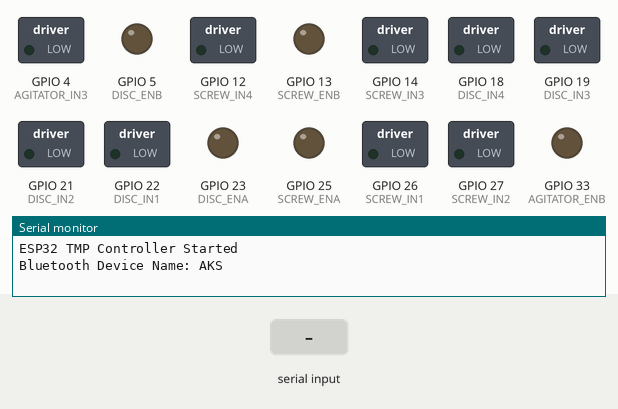
The sketch below on a simulated ESP32. Shown: switched loads named in the sketch (green lamp = pin HIGH), output pins drawn as LEDs (lit = HIGH), the last lines printed to the serial monitor. Inputs (shaded band) come from the test bench. Nothing arrives over Bluetooth unless stated.

Above: at 1.2 s.
1.3 s: "START\n" received over the second serial link
At 1.8 s:
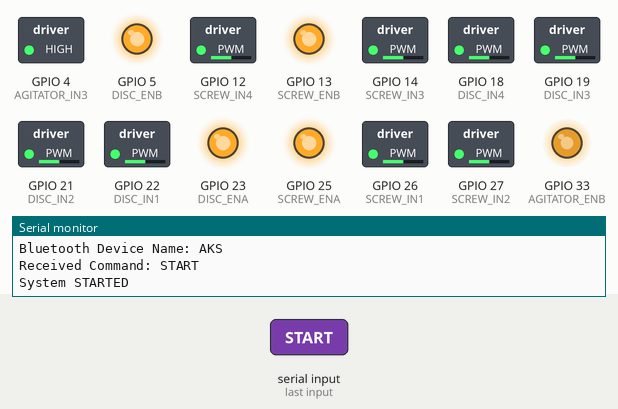
2.8 s: "STOP\n" received over the second serial link
At 3.7 s:
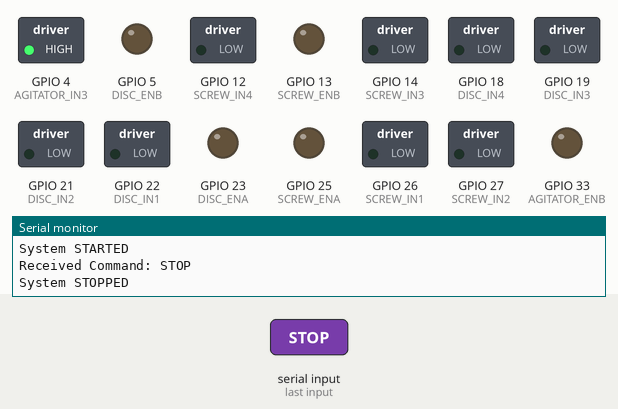
4.3 s: "START\n" received over the second serial link
At 5.4 s:
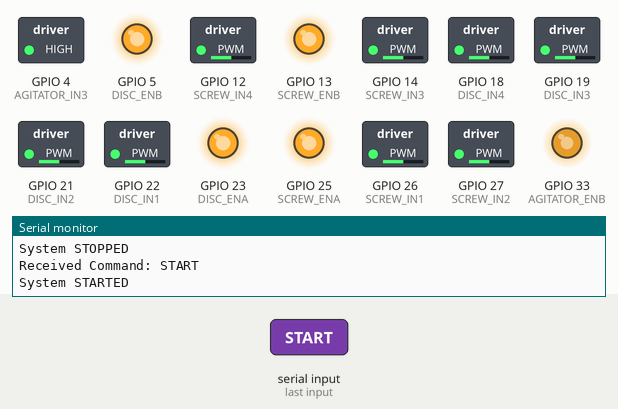
5.8 s: "SPEED:90\n" received over the second serial link
At 6.07 s:
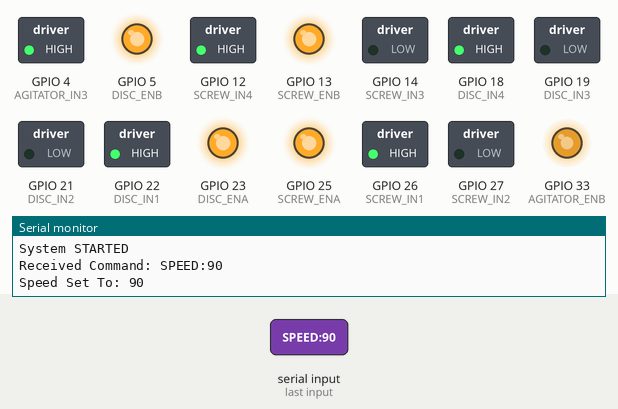
8.8 s: "SPEED:,45\n" received over the second serial link
10.3 s: "90,45\n" received over the second serial link
At 11.2 s:
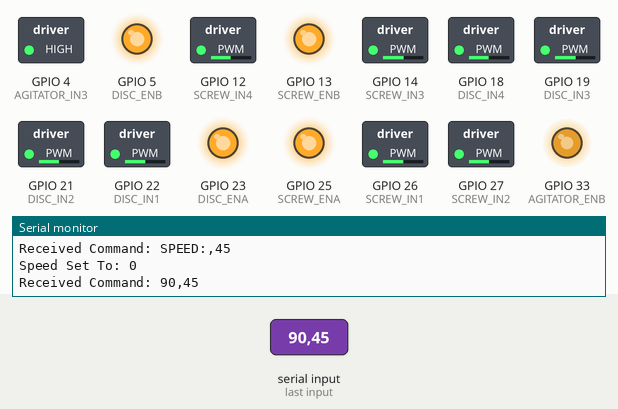
Timing chart, 0 to 16.5 s (numbered marks = the images above; inputs shaded):
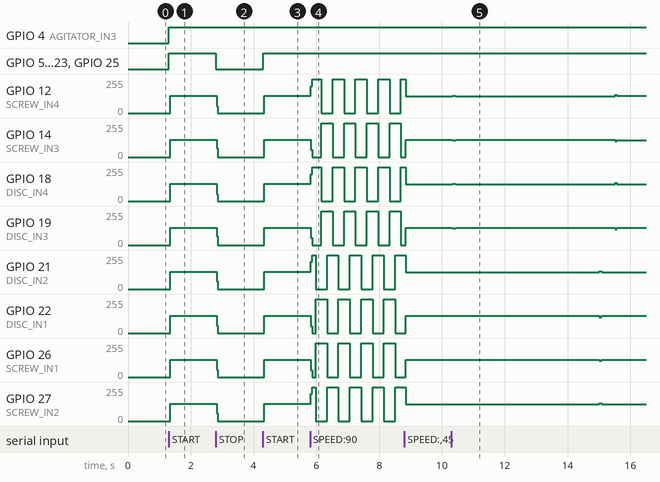

Measured:
- after the input at 1.3 s, GPIO 4 (AGITATOR_IN3), GPIO 5 (DISC_ENB): LOW → HIGH at once
- after the input at 2.8 s, GPIO 5 (DISC_ENB): HIGH → LOW at once; GPIO 12 (SCREW_IN4): 129/255 → 0/255 at once
- after the input at 4.3 s, GPIO 5 (DISC_ENB): LOW → HIGH at once; GPIO 12 (SCREW_IN4): 0/255 → 129/255 at once
- after the input at 5.8 s, GPIO 12 (SCREW_IN4), GPIO 18 (DISC_IN4): 129/255 → 200/255 at once, then moves between 0/255 and 255/255, repeating every 0.72 s; GPIO 14 (SCREW_IN3), GPIO 19 (DISC_IN3): 128/255 → 55/255 at once, then moves between 0/255 and 255/255, repeating every 0.72 s
- after the input at 10.3 s, GPIO 18 (DISC_IN4): 125/255 → 131/255 at once, → 125/255 0.12 s later, → 127/255 5.1 s later; GPIO 19 (DISC_IN3): 130/255 → 124/255 at once, → 130/255 0.12 s later, → 128/255 5.1 s later

The sketch:

source_code.ino
```cpp
#include <BluetoothSerial.h>

BluetoothSerial SerialBT;

/* ------------------- PIN DEFINITIONS ------------------- */

// Agitator DC Motor (L298N)
#define AGITATOR_ENB   33
#define AGITATOR_IN4   32
#define AGITATOR_IN3   4

// Screw Stepper (L298N)
#define SCREW_ENA  25
#define SCREW_IN1  26
#define SCREW_IN2  27
#define SCREW_IN3  14
#define SCREW_IN4  12
#define SCREW_ENB  13

// Disc Stepper (L298N)
#define DISC_ENA  23
#define DISC_IN1  22
#define DISC_IN2  21
#define DISC_IN3  19
#define DISC_IN4  18
#define DISC_ENB  5

/* ------------------- SYSTEM VARIABLES ------------------- */

bool systemRunning = false;
int seedDroppingSpeed = 0;

/* ------------------- PWM CONFIG ------------------- */

#define PWM_FREQ 5000
#define PWM_RESOLUTION 8

/* ------------------- STEPPER VARIABLES ------------------- */

unsigned long lastStepTimeScrew = 0;
unsigned long lastStepTimeDisc = 0;

unsigned long screwInterval = 2000;
unsigned long discInterval = 2000;

int screwStepIndex = 0;
int discStepIndex = 0;

unsigned long lastReverseWindow = 0;
bool reverseActive = false;

const unsigned long REVERSE_INTERVAL = 15000;   // 5 seconds
const unsigned long REVERSE_DURATION = 500;    // 200 ms

unsigned long lastReverseWindowDisc = 0;
bool reverseActiveDisc = false;

/* ------------------- SPEED MAPPING ------------------- */

unsigned long computeScrewInterval(int seedSpeed) {
  return map(seedSpeed, 1, 5, 2000, 10000);
}

unsigned long computeDiscInterval(int seedSpeed) {
  return map(seedSpeed, 1, 5, 2000, 10000);
}

/* ------------------- AGITATOR CONTROL ------------------- */

void controlAgitator() {

  if (systemRunning) {
    digitalWrite(AGITATOR_IN3, HIGH);
    digitalWrite(AGITATOR_IN4, LOW);
    ledcWrite(AGITATOR_ENB, 200);
  } else {
    ledcWrite(AGITATOR_ENB, 0);
  }
}

/* ------------------- STEPPER SEQUENCE ------------------- */

void stepMotor(int in1, int in2, int in3, int in4, int stepIndex) {

  switch (stepIndex % 4) {

    case 0:
      digitalWrite(in1, HIGH); digitalWrite(in2, LOW);
      digitalWrite(in3, HIGH); digitalWrite(in4, LOW);
      break;

    case 1:
      digitalWrite(in1, LOW); digitalWrite(in2, HIGH);
      digitalWrite(in3, HIGH); digitalWrite(in4, LOW);
      break;

    case 2:
      digitalWrite(in1, LOW); digitalWrite(in2, HIGH);
      digitalWrite(in3, LOW); digitalWrite(in4, HIGH);
      break;

    case 3:
      digitalWrite(in1, HIGH); digitalWrite(in2, LOW);
      digitalWrite(in3, LOW); digitalWrite(in4, HIGH);
      break;
  }
}

void stopStepper(int ena, int enb, int in1, int in2, int in3, int in4) {

  digitalWrite(ena, LOW);
  digitalWrite(enb, LOW);

  digitalWrite(in1, LOW);
  digitalWrite(in2, LOW);
  digitalWrite(in3, LOW);
  digitalWrite(in4, LOW);
}

/* ------------------- SCREW CONTROL ------------------- */

void controlScrew() {

  if (!systemRunning) {
    stopStepper(SCREW_ENA, SCREW_ENB,
                SCREW_IN1, SCREW_IN2, SCREW_IN3, SCREW_IN4);
    return;
  }

  digitalWrite(SCREW_ENA, HIGH);
  digitalWrite(SCREW_ENB, HIGH);

  unsigned long currentMillis = millis();

  // Trigger reverse every 5 seconds
  if (currentMillis - lastReverseWindow >= REVERSE_INTERVAL) {
    lastReverseWindow = currentMillis;
    reverseActive = true;
  }

  // Stop reverse after 200 ms
  if (reverseActive && (currentMillis - lastReverseWindow >= REVERSE_DURATION)) {
    reverseActive = false;
  }

  screwInterval = computeScrewInterval(seedDroppingSpeed);

  if (micros() - lastStepTimeScrew >= screwInterval) {
    lastStepTimeScrew = micros();

    if (reverseActive) {
      screwStepIndex--;  // reverse direction
    } else {
      screwStepIndex++;  // forward direction
    }

    stepMotor(SCREW_IN1, SCREW_IN2, SCREW_IN3, SCREW_IN4, screwStepIndex);
  }
}

/* ------------------- DISC CONTROL ------------------- */

void controlDisc() {

  if (!systemRunning) {
    stopStepper(DISC_ENA, DISC_ENB,
                DISC_IN1, DISC_IN2, DISC_IN3, DISC_IN4);
    return;
  }

  digitalWrite(DISC_ENA, HIGH);
  digitalWrite(DISC_ENB, HIGH);

  unsigned long currentMillis = millis();

  // Trigger reverse every 5 seconds
  if (currentMillis - lastReverseWindowDisc >= REVERSE_INTERVAL) {
    lastReverseWindowDisc = currentMillis;
    reverseActiveDisc = true;
  }

  // Stop reverse after 200 ms
  if (reverseActiveDisc &&
      (currentMillis - lastReverseWindowDisc >= REVERSE_DURATION)) {
    reverseActiveDisc = false;
  }

  discInterval = computeDiscInterval(seedDroppingSpeed);

  if (micros() - lastStepTimeDisc >= discInterval) {

    lastStepTimeDisc = micros();

    if (reverseActiveDisc) {
      discStepIndex--;   // reverse
    } else {
      discStepIndex++;   // forward
    }

    stepMotor(DISC_IN1, DISC_IN2, DISC_IN3, DISC_IN4, discStepIndex);
  }
}

/* ------------------- BLUETOOTH HANDLING ------------------- */

void readBluetooth() {

  if (SerialBT.available()) {

    String command = SerialBT.readStringUntil('\n');
    command.trim();

    Serial.print("Received Command: ");
    Serial.println(command);

    if (command == "START") {
      systemRunning = true;
      Serial.println("System STARTED");
    }

    else if (command == "STOP") {
      systemRunning = false;
      Serial.println("System STOPPED");
    }

    else if (command.startsWith("SPEED:")) {
      seedDroppingSpeed = command.substring(6).toInt();
      seedDroppingSpeed = constrain(seedDroppingSpeed, 0, 100);

      Serial.print("Speed Set To: ");
      Serial.println(seedDroppingSpeed);
    }
  }
}

/* ------------------- SETUP ------------------- */

void setup() {

  Serial.begin(9600);
  SerialBT.begin("AKS");   // Bluetooth device name

  Serial.println("ESP32 TMP Controller Started");
  Serial.println("Bluetooth Device Name: AKS");

  pinMode(AGITATOR_IN3, OUTPUT);
  pinMode(AGITATOR_IN4, OUTPUT);
  pinMode(AGITATOR_ENB, OUTPUT);

  pinMode(SCREW_ENA, OUTPUT);
  pinMode(SCREW_ENB, OUTPUT);
  pinMode(SCREW_IN1, OUTPUT);
  pinMode(SCREW_IN2, OUTPUT);
  pinMode(SCREW_IN3, OUTPUT);
  pinMode(SCREW_IN4, OUTPUT);

  pinMode(DISC_ENA, OUTPUT);
  pinMode(DISC_ENB, OUTPUT);
  pinMode(DISC_IN1, OUTPUT);
  pinMode(DISC_IN2, OUTPUT);
  pinMode(DISC_IN3, OUTPUT);
  pinMode(DISC_IN4, OUTPUT);

  ledcAttach(AGITATOR_ENB, PWM_FREQ, PWM_RESOLUTION);
}

/* ------------------- MAIN LOOP ------------------- */

void loop() {

  readBluetooth();
  controlAgitator();
  controlScrew();
  controlDisc();
}


// repurpose code with TMC2209 instead of L289 for stepper
```
